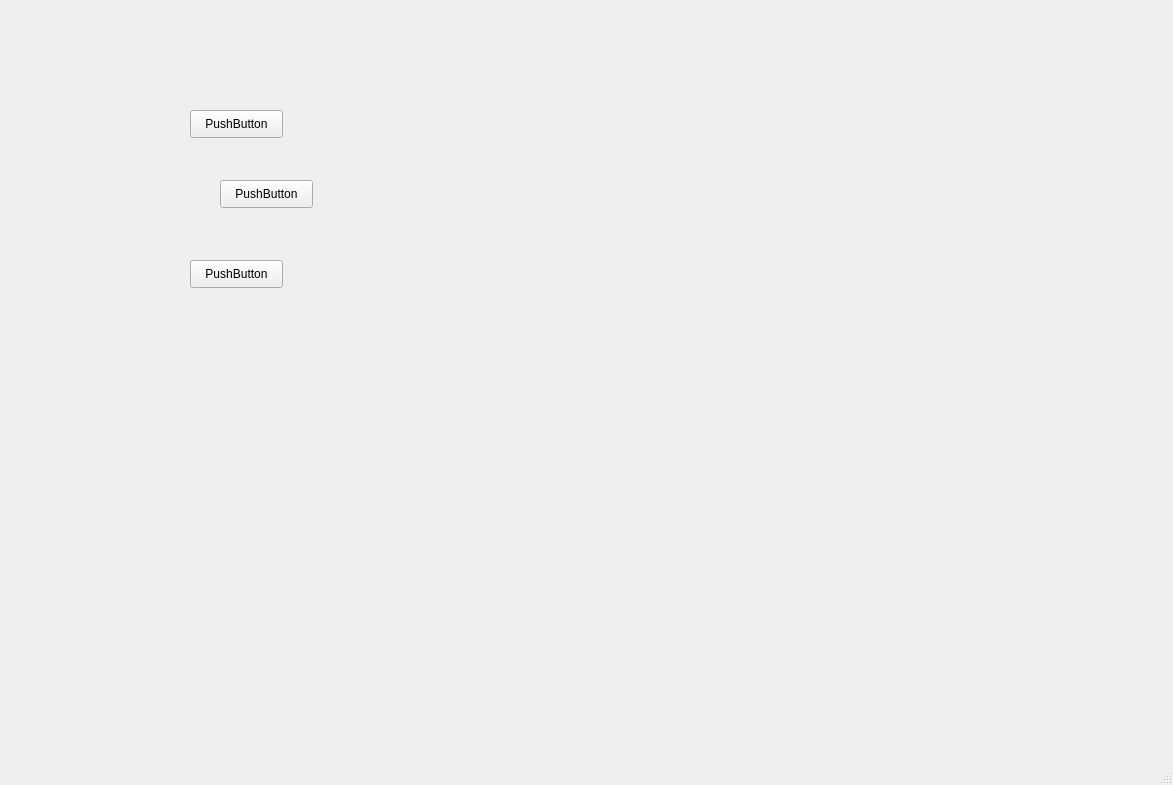
<?xml version="1.0" encoding="UTF-8"?>
<ui version="4.0">
 <class>MainWindow</class>
 <widget class="QMainWindow" name="MainWindow">
  <property name="geometry">
   <rect>
    <x>0</x>
    <y>0</y>
    <width>1173</width>
    <height>785</height>
   </rect>
  </property>
  <property name="windowTitle">
   <string>MainWindow</string>
  </property>
  <widget class="QWidget" name="centralwidget">
   <widget class="QPushButton" name="pushButton">
    <property name="geometry">
     <rect>
      <x>190</x>
      <y>110</y>
      <width>93</width>
      <height>28</height>
     </rect>
    </property>
    <property name="text">
     <string>PushButton</string>
    </property>
   </widget>
   <widget class="QPushButton" name="pushButton_2">
    <property name="geometry">
     <rect>
      <x>220</x>
      <y>180</y>
      <width>93</width>
      <height>28</height>
     </rect>
    </property>
    <property name="text">
     <string>PushButton</string>
    </property>
   </widget>
   <widget class="QPushButton" name="pushButton_3">
    <property name="geometry">
     <rect>
      <x>190</x>
      <y>260</y>
      <width>93</width>
      <height>28</height>
     </rect>
    </property>
    <property name="text">
     <string>PushButton</string>
    </property>
   </widget>
  </widget>
  <widget class="QMenuBar" name="menubar">
   <property name="geometry">
    <rect>
     <x>0</x>
     <y>0</y>
     <width>1173</width>
     <height>26</height>
    </rect>
   </property>
  </widget>
  <widget class="QStatusBar" name="statusbar"/>
 </widget>
 <resources/>
 <connections/>
</ui>
